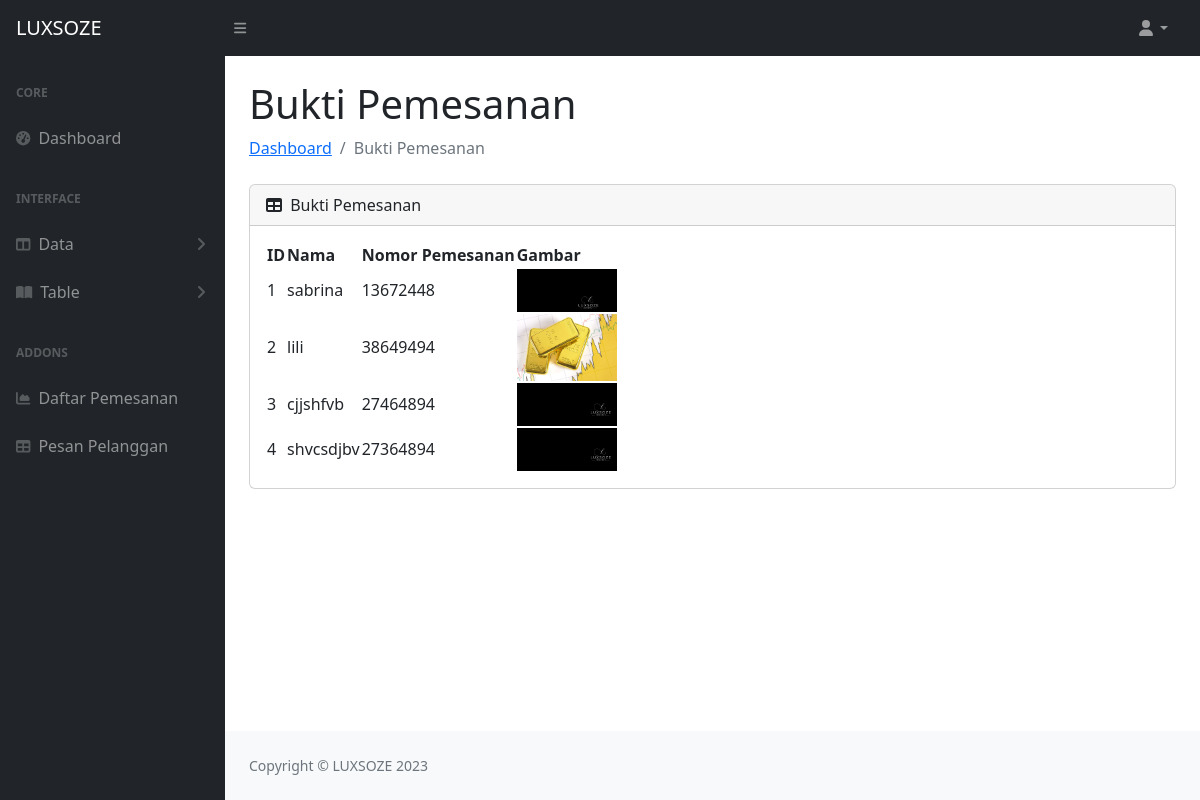
Page /admin/pemesanan.php on the committed database.
### tables this page shows
CREATE TABLE `bukti_pemesanan` (
  `id` int(10) NOT NULL,
  `nama` varchar(255) NOT NULL,
  `id_pemesanan` int(10) NOT NULL,
  `foto` varchar(255) NOT NULL
);

### admin/pemesanan.php (the view, shortened to what this page needs)
<?php
require '../include/config.php';
$query = "SELECT * FROM bukti_pemesanan";
$result = mysqli_query($conn, $query);
?>
<?php include 'include/navbar.php' ?>
<div id="layoutSidenav_content">
    <main>
        <div class="container-fluid px-4">
            <h1 class="mt-4">Bukti Pemesanan</h1>
            <ol class="breadcrumb mb-4">
                <li class="breadcrumb-item"><a href="index.php">Dashboard</a></li>
                <li class="breadcrumb-item active">Bukti Pemesanan</li>
            </ol>
            <div class="card mb-4">
                <div class="card-header">
                    <i class="fas fa-table me-1"></i>
                    Bukti Pemesanan
                </div>
                <div class="card-body">
                    <?php if (mysqli_num_rows($result) > 0): ?>
                        <table id="datatablesSimple">
                            <thead>
                                <tr>
                                    <th>ID</th>
                                    <th>Nama</th>
                                    <th>Nomor Pemesanan</th>
                                    <th>Gambar</th>
                                </tr>
                            </thead>
                            <tbody>
                                <?php while ($row = mysqli_fetch_assoc($result)): ?>
                                    <tr>
                                        <td>
                                            <?php echo $row['id']; ?>
                                        </td>
                                        <td>
                                            <?php echo $row['nama']; ?>
                                        </td>
                                        <td>
                                            <?php echo $row['id_pemesanan']; ?>
                                        </td>
                                        <td><img src="../pelanggan/img/uploads/<?php echo $row['foto']; ?>" alt="Gambar Blog"
                                                style="max-width: 100px; height: auto;"></td>
                                    </tr>
                                <?php endwhile; ?>
                            </tbody>
                        </table>
                    <?php else: ?>
                        <p>Tidak ada data produk.</p>
                    <?php endif; ?>
                </div>
            </div>
        </div>
    </main>
    <?php include 'include/footer.php' ?>

### rows in the picture
bukti_pemesanan: id "1", nama "sabrina", id_pemesanan "13672448", foto (picture)
bukti_pemesanan: id "2", nama "lili", id_pemesanan "38649494", foto (picture)
bukti_pemesanan: id "3", nama "cjjshfvb", id_pemesanan "27464894", foto (picture)
bukti_pemesanan: id "4", nama "shvcsdjbv", id_pemesanan "27364894", foto (picture)
